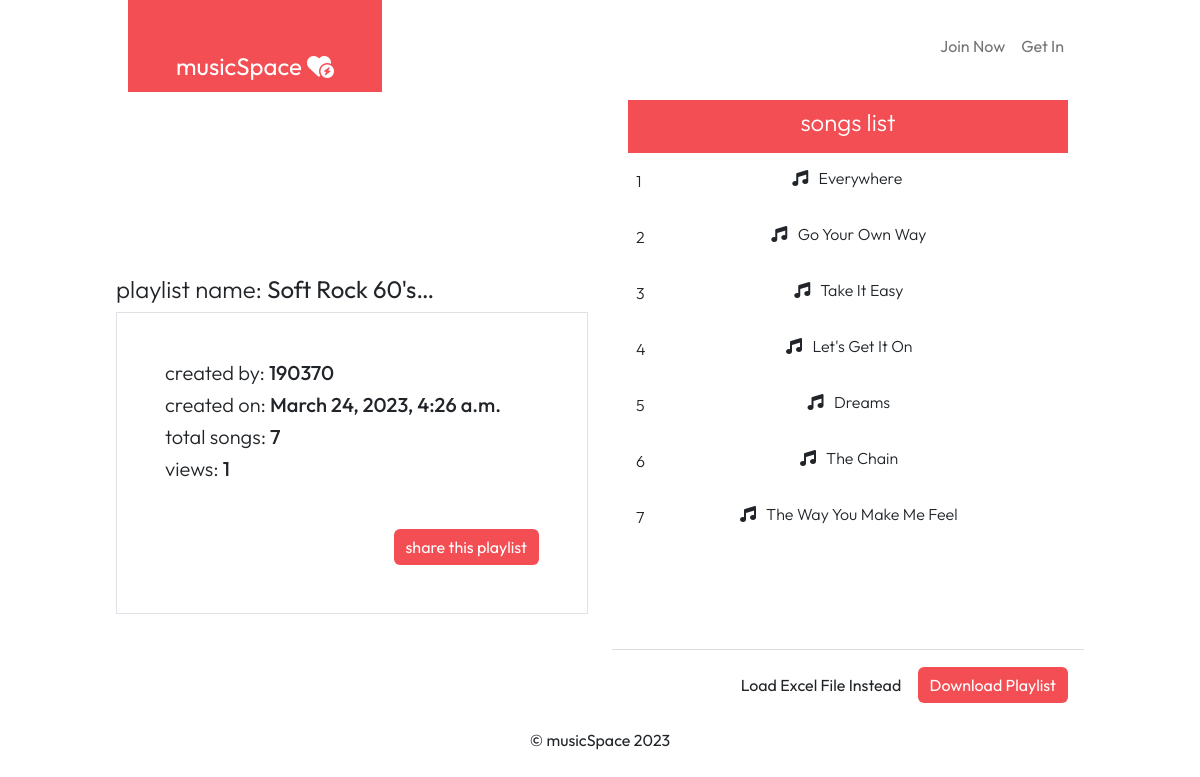
/11/playlist, run on the app's committed database.
### musicmaker/models.py (models this page shows, shortened)
class Playlist(models.Model):
    name  = models.CharField(max_length=100, null=False)
    user = models.ForeignKey(User, on_delete=models.DO_NOTHING, related_name='maker')
    created_date = models.DateTimeField(auto_now_add=True)
    views = models.IntegerField(default=1)
    @property
    def totalsongs(self):
        return Song.objects.filter(playlist=self.id).count()

class Song(models.Model):
    title = models.CharField(max_length=100)
    playlist = models.ForeignKey(Playlist, on_delete=models.CASCADE)
    link = models.URLField(null=False)

### musicmaker/views.py (the view, shortened to what this page needs)
# urls.py: path('<int:pk>/playlist', PlaylistDetailView.as_view(), name='pl-detail'),
class PlaylistDetailView(CreateView):
    model = Song
    fields=['title','link']
    template_name='musicmaker/playlist-detail.html'
    def get_context_data(self, **kwargs):
        context = super(PlaylistDetailView, self).get_context_data(**kwargs)
        pl= self.kwargs['pk']
        obj = get_object_or_404(Playlist, id=pl)
        songs = Song.objects.filter(playlist=obj).order_by('-id')
        context.update({ "songs":songs,'playlist':obj})
        return context

### templates/musicmaker/playlist-detail.html (shortened to what this page needs)
{% extends 'base.html' %}
{%load static%}
{% load django_bootstrap5 %}
{% block bodyblock%}
<div class="row">
    {% if playlist.user == request.user %}
    <div class="col-lg-6">
        <div class="mb-0 pb-0 mx-3 d-flex justify-content-end">
            <img height="150" style="position: relative; top:38px" src="{% static 'astro1.png'%}" alt="">
          </div>
          <h4 class="text-start fw-light" title="{{playlist.name}}">add songs to your playlist: <b>{{playlist.name|truncatechars:15}}</b></h4>
          <div class="border p-5">
            <form action="" method="post" class="text-center">
                {%csrf_token%}
                {% bootstrap_form form layout='floating'  %}
                <div class="d-flex justify-content-center my-3">
                    <button class="btn btn-lg btn-primary mt-3">Add song to the playlist</button>
                </div>
            </form>
          </div>
    </div>
    <div class="col">
        <div class="ms-body py-2 mt-0 mx-3">
            <h4 class="text-white text-center fw-light">songs list</h4>
          </div>
          <div class="mx-3 p-2" style="height:60vh; overflow: auto;">
          {% for object in songs %}
                 <div class="py-2">
                  <a  class="text-decoration-none text-dark "  data-bs-toggle="modal" data-bs-target="#exampleModal" onclick="sendData('{{object.title}}','{{object.link}}')"  data-url="{{object.link}}" data-title="{{object.title}}" >
                      <div class="d-flex justify-content-between">
                        <div class="text-center">
                            <p class="fw-light">{{forloop.counter}}</p>
                        </div>
                          <div>
                            <h6 class="fw-light"> <i class="fa-solid fa-music"></i> &nbsp; {{object.title}} &nbsp;
                          </h6></div>
                          <div>
                              <p class="fw-light">{{object.created_date}}</p>
                          </div>
                      </div>
                     </a>
                 </div>
            {% empty %}
            <p class="text-muted text-center p-5 m-5">No added songs.</p>
            {% endfor %}
           </div>
           <hr class="text-secondary pt-0 pb-0">
           <div class="mx-3 d-flex justify-content-end">
            <div>
                <button class="btn btn-text"> Load Excel File Instead</button>
                <a id="download-link" href="{%url 'musicmaker:download' pk=playlist.id%}"  class="btn btn-primary"> Download Playlist</a>
            </div>
           </div>
    </div>
    {%else%}
    <div class="col-lg-6">
        <div class="mb-0 pb-0 mx-3 d-flex justify-content-end">
          </div>
          <h4 class="text-start fw-light" title="{{playlist.name}}">playlist name: <b>{{playlist.name|truncatechars:15}}</b></h4>
          <div class="border p-5">
           <h5><span class="fw-light">created by:</span> {{playlist.user.username}}</h5>
           <h5><span class="fw-light">created on:</span> {{playlist.created_date}}</h5>
           <h5><span class="fw-light">total songs:</span> {{playlist.totalsongs}}</h5>
           <h5><span class="fw-light">views:</span> {{playlist.views}}</h5>
           <div class="d-flex justify-content-end mt-5">
            <button class="btn btn-primary">share this playlist</button>
           </div>
          </div>
    </div>
    <div class="col-lg-6  m-auto">
        <div class="ms-body py-2 mt-0 mx-3">
            <h4 class="text-white text-center fw-light">songs list</h4>
          </div>
          <div class="mx-3 p-2 " style="height:60vh; overflow: auto;">
          {% for object in songs %}
                 <div class="py-2">
                  <a  class="text-decoration-none text-dark "  data-bs-toggle="modal" data-bs-target="#exampleModal" onclick="sendData('{{object.title}}','{{object.link}}')"  data-url="{{object.link}}" data-title="{{object.title}}" >
                      <div class="d-flex justify-content-between">
                        <div class="text-center">
                            <p class="fw-light">{{forloop.counter}}</p>
                        </div>
                          <div>
                            <h6 class="fw-light"> <i class="fa-solid fa-music"></i> &nbsp; {{object.title}} &nbsp;
                          </h6></div>
                      </div>
                     </a>
                 </div>
            {% empty %}
            <p class="text-muted text-center p-5 mt-5">No added songs.</p>
            {% endfor %}
           </div>
           <hr class="text-secondary pt-0 pb-0">
           <div class="mx-3 d-flex justify-content-end">
            <div>
                <button class="btn btn-text"> Load Excel File Instead</button>
                <a id="download-link" href="{%url 'musicmaker:download' pk=playlist.id%}"  class="btn btn-primary"> Download Playlist</a>
            </div>
           </div>
    </div>
    {%endif%}
</div>
{%endblock%}

### templates/base.html (style rules this page uses)
* { box-sizing: border-box; font-family: "Outfit", sans-serif; scroll-behavior: smooth; }
body { height: 100%; margin: 0; overflow: hidden; }
.ms-body { background-color: #f34e53 }
.btn-primary { background-color: #f34e53 !important; border: #f34e53; }

### data on the page
Playlist: name "Soft Rock 60's…", user.username "190370", created_date "March 24, 2023, 4:26 a.m.", totalsongs "7", views "1"
Song: title "Everywhere"
Song: title "Go Your Own Way"
Song: title "Take It Easy"
Song: title "Let's Get It On"
Song: title "Dreams"
Song: title "The Chain"
Song: title "The Way You Make Me Feel"
